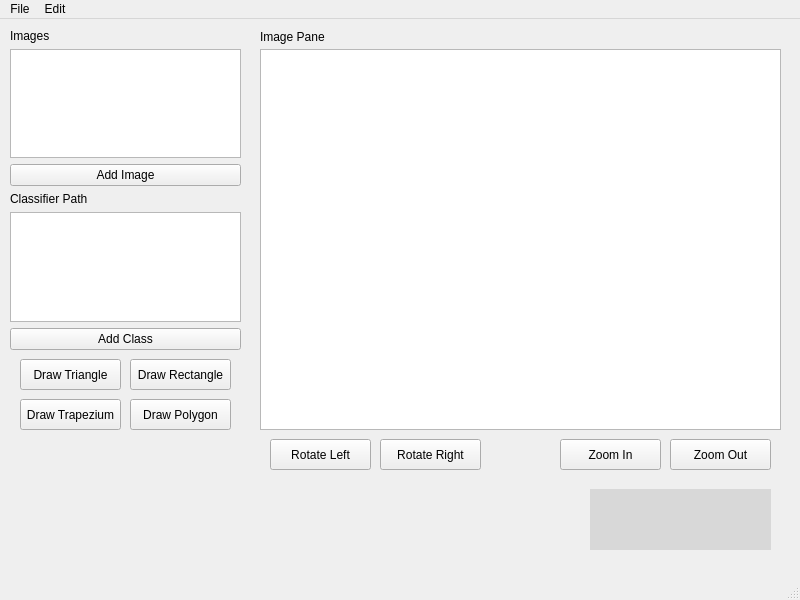
<?xml version="1.0" encoding="UTF-8"?>
<ui version="4.0">
 <class>MainWindow</class>
 <widget class="QMainWindow" name="MainWindow">
  <property name="geometry">
   <rect>
    <x>0</x>
    <y>0</y>
    <width>800</width>
    <height>600</height>
   </rect>
  </property>
  <property name="windowTitle">
   <string>MainWindow</string>
  </property>
  <widget class="QWidget" name="centralwidget">
   <widget class="matDisplay" name="graphicsView">
    <property name="geometry">
     <rect>
      <x>260</x>
      <y>30</y>
      <width>521</width>
      <height>381</height>
     </rect>
    </property>
   </widget>
   <widget class="QPushButton" name="ZoomInButton">
    <property name="geometry">
     <rect>
      <x>560</x>
      <y>420</y>
      <width>101</width>
      <height>31</height>
     </rect>
    </property>
    <property name="text">
     <string>Zoom In</string>
    </property>
   </widget>
   <widget class="QPushButton" name="ZoomOutButton">
    <property name="geometry">
     <rect>
      <x>670</x>
      <y>420</y>
      <width>101</width>
      <height>31</height>
     </rect>
    </property>
    <property name="text">
     <string>Zoom Out</string>
    </property>
   </widget>
   <widget class="QPushButton" name="DrawTriangleButton">
    <property name="geometry">
     <rect>
      <x>20</x>
      <y>340</y>
      <width>101</width>
      <height>31</height>
     </rect>
    </property>
    <property name="text">
     <string>Draw Triangle</string>
    </property>
   </widget>
   <widget class="QPushButton" name="DrawRectButton">
    <property name="geometry">
     <rect>
      <x>130</x>
      <y>340</y>
      <width>101</width>
      <height>31</height>
     </rect>
    </property>
    <property name="text">
     <string>Draw Rectangle</string>
    </property>
   </widget>
   <widget class="QPushButton" name="DrawTrapButton">
    <property name="geometry">
     <rect>
      <x>20</x>
      <y>380</y>
      <width>101</width>
      <height>31</height>
     </rect>
    </property>
    <property name="text">
     <string>Draw Trapezium</string>
    </property>
   </widget>
   <widget class="QPushButton" name="DrawHexButton">
    <property name="geometry">
     <rect>
      <x>130</x>
      <y>380</y>
      <width>101</width>
      <height>31</height>
     </rect>
    </property>
    <property name="text">
     <string>Draw Polygon</string>
    </property>
   </widget>
   <widget class="QLabel" name="label_3">
    <property name="geometry">
     <rect>
      <x>260</x>
      <y>10</y>
      <width>111</width>
      <height>16</height>
     </rect>
    </property>
    <property name="text">
     <string>Image Pane</string>
    </property>
   </widget>
   <widget class="QPushButton" name="RotateLButton">
    <property name="geometry">
     <rect>
      <x>270</x>
      <y>420</y>
      <width>101</width>
      <height>31</height>
     </rect>
    </property>
    <property name="text">
     <string>Rotate Left</string>
    </property>
   </widget>
   <widget class="QPushButton" name="RotateRButton">
    <property name="geometry">
     <rect>
      <x>380</x>
      <y>420</y>
      <width>101</width>
      <height>31</height>
     </rect>
    </property>
    <property name="text">
     <string>Rotate Right</string>
    </property>
   </widget>
   <widget class="QWidget" name="verticalLayoutWidget">
    <property name="geometry">
     <rect>
      <x>10</x>
      <y>10</y>
      <width>231</width>
      <height>321</height>
     </rect>
    </property>
    <layout class="QVBoxLayout" name="verticalLayout">
     <item>
      <widget class="QLabel" name="ImagesLabel">
       <property name="text">
        <string>Images</string>
       </property>
      </widget>
     </item>
     <item>
      <widget class="QListWidget" name="ImagesWindow"/>
     </item>
     <item>
      <widget class="QPushButton" name="AddImageButton">
       <property name="text">
        <string>Add Image</string>
       </property>
      </widget>
     </item>
     <item>
      <widget class="QLabel" name="ClassLabel">
       <property name="text">
        <string>Classifier Path</string>
       </property>
      </widget>
     </item>
     <item>
      <widget class="QListWidget" name="ClassWindow"/>
     </item>
     <item>
      <widget class="QPushButton" name="AddClassButton">
       <property name="text">
        <string>Add Class</string>
       </property>
      </widget>
     </item>
    </layout>
   </widget>
   <widget class="QLabel" name="mouse_position_label">
    <property name="geometry">
     <rect>
      <x>590</x>
      <y>470</y>
      <width>181</width>
      <height>61</height>
     </rect>
    </property>
    <property name="styleSheet">
     <string notr="true">background-color: rgb(216, 216, 216);</string>
    </property>
    <property name="text">
     <string/>
    </property>
   </widget>
  </widget>
  <widget class="QMenuBar" name="menubar">
   <property name="geometry">
    <rect>
     <x>0</x>
     <y>0</y>
     <width>800</width>
     <height>21</height>
    </rect>
   </property>
   <widget class="QMenu" name="menuFile">
    <property name="title">
     <string>File</string>
    </property>
    <addaction name="actionOpen"/>
    <addaction name="actionSave"/>
    <addaction name="actionQuit"/>
   </widget>
   <widget class="QMenu" name="menuEdit">
    <property name="title">
     <string>Edit</string>
    </property>
    <addaction name="actionCopy"/>
    <addaction name="actionPaste"/>
   </widget>
   <addaction name="menuFile"/>
   <addaction name="menuEdit"/>
  </widget>
  <widget class="QStatusBar" name="statusbar"/>
  <action name="actionOpen">
   <property name="text">
    <string>Open</string>
   </property>
  </action>
  <action name="actionSave">
   <property name="text">
    <string>Save</string>
   </property>
  </action>
  <action name="actionCopy">
   <property name="text">
    <string>Copy</string>
   </property>
  </action>
  <action name="actionQuit">
   <property name="text">
    <string>Quit</string>
   </property>
  </action>
  <action name="actionPaste">
   <property name="text">
    <string>Paste</string>
   </property>
  </action>
 </widget>
 <customwidgets>
  <customwidget>
   <class>matDisplay</class>
   <extends>QGraphicsView</extends>
   <header location="global">matdisplay.h</header>
  </customwidget>
 </customwidgets>
 <resources/>
 <connections/>
</ui>
